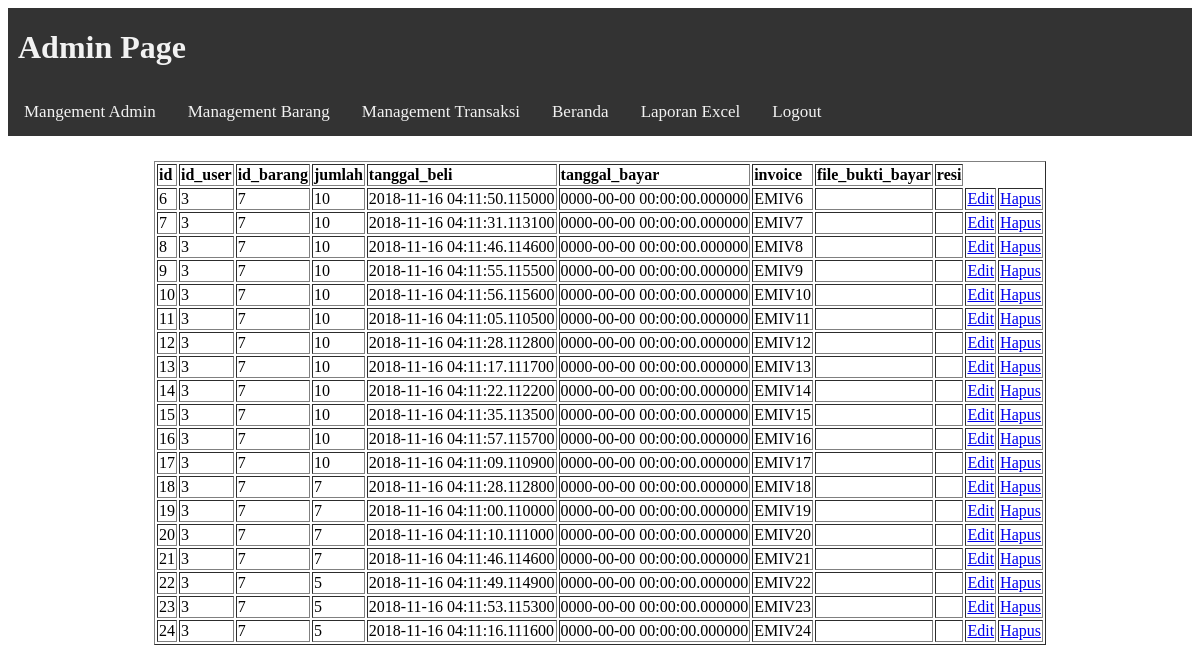
/admin_page.php?pg=mantran (signed in), run on the app's committed database.
### tables this page shows
CREATE TABLE `transaksi` (
  `id` int(11) NOT NULL,
  `id_user` int(11) NOT NULL,
  `id_barang` int(11) NOT NULL,
  `jumlah` int(11) NOT NULL,
  `tanggal_beli` datetime(6) NOT NULL,
  `tanggal_bayar` datetime(6) NOT NULL,
  `invoice` varchar(30) NOT NULL,
  `file_bukti_bayar` varchar(50) NOT NULL,
  `resi` varchar(50) NOT NULL
);

### database.php (called while the page is built, shortened)
<?php
if (!isset($db))
{
	class Database
	{
		private $connection;
		public function __construct($ip="127.0.0.1", $db="emart", $uname="root", $password="")
		{
			$this->connection = mysqli_connect($ip, $uname, $password);
		}
		public function cusq($q)
		{
			return mysqli_query($this->connection, $q);
		}
	public function get_transaksi($id="")
		{
			if (!$id=="")
			{
			$a = $this->cusq( sprintf("select * from transaksi where id='%s'", $id));
			}
			else{
			$a = $this->cusq( sprintf("select * from transaksi"));
			}
			$b = array();
			$i = 0;
			while ($e = mysqli_fetch_row($a))
			{
				$b[$i] = $e;
				$i++;
			}
			return $b;
		}
	}
}
?>

### admin_page.php (the view, shortened to what this page needs)
<?php
include("database.php");
$db = new Database();
?>
<!DOCTYPE html>
<html>
<head>
	<link rel="stylesheet" href="admin_page.css"/>
</head>
<body>
<div class="topnav">
 <h1 style="color: #f2f2f2;margin-left: 10px;">Admin Page</h1>
 <a class="active" href="admin_page.php?pg=manadm">Mangement Admin</a>
 <a class="active" href="admin_page.php?pg=manbar">Management Barang</a>
 <a class="active" href="admin_page.php?pg=mantran">Management Transaksi</a>
 <a class="active" href="index.php">Beranda</a>
 <a class="active" href="laporan_excel.php">Laporan Excel</a>
 <a class="active" href="logout.php">Logout</a>
</div>
<table border='1' style="margin-top: 25px;" align="center">
<?php
if (!isset($_GET["pg"]))
{
	$hal = "manadm";
}
else{
$hal = $_GET["pg"];
}
switch ($hal)
{
	case "mantran":
		$a = $db->get_transaksi();
		$header = array("id", "id_user", "id_barang", "jumlah", "tanggal_beli", "tanggal_bayar", "invoice", "file_bukti_bayar", "resi");
		echo "<tr>";
		foreach ($header as $e)
		{
			printf("<td><b>%s</b></td>", $e);
		}
		echo "</tr>";
		foreach($a as $b)
		{
			echo "<tr>";
			$extra = array(array("Edit", "edit_transaksi.php"), array("Hapus", "hapus_transaksi.php"));
			foreach($b as $c)
			{
				printf("<td>%s</td>", $c);
			}
			foreach($extra as $c)
			{
				printf("<td><a href='%s'>%s</a></td>", $c[1]."?id=".$b[0], $c[0]);
			}
			echo "</tr>";
		}
		break;
}
?>
</table>
</body>
</html>

### admin_page.css (style rules this page uses)
.topnav { overflow: hidden; background-color: #333; }
.topnav a { color: #f2f2f2; text-align: center; text-decoration: none; float: left; padding: 14px 16px; font-size: 17px; }

### data on the page
transaksi: id "6", id_user "3", id_barang "7", jumlah "10", tanggal_beli "2018-11-16 04:11:50.115000", tanggal_bayar "0000-00-00 00:00:00.000000", invoice "EMIV6", c "Edit", c "Hapus"
transaksi: c "7", id_user "3", jumlah "10", tanggal_beli "2018-11-16 04:11:31.113100", tanggal_bayar "0000-00-00 00:00:00.000000", invoice "EMIV7", c "Edit", c "Hapus"
transaksi: id "8", id_user "3", id_barang "7", jumlah "10", tanggal_beli "2018-11-16 04:11:46.114600", tanggal_bayar "0000-00-00 00:00:00.000000", invoice "EMIV8", c "Edit", c "Hapus"
transaksi: id "9", id_user "3", id_barang "7", jumlah "10", tanggal_beli "2018-11-16 04:11:55.115500", tanggal_bayar "0000-00-00 00:00:00.000000", invoice "EMIV9", c "Edit", c "Hapus"
transaksi: c "10", id_user "3", id_barang "7", tanggal_beli "2018-11-16 04:11:56.115600", tanggal_bayar "0000-00-00 00:00:00.000000", invoice "EMIV10", c "Edit", c "Hapus"
transaksi: id "11", id_user "3", id_barang "7", jumlah "10", tanggal_beli "2018-11-16 04:11:05.110500", tanggal_bayar "0000-00-00 00:00:00.000000", invoice "EMIV11", c "Edit", c "Hapus"
transaksi: id "12", id_user "3", id_barang "7", jumlah "10", tanggal_beli "2018-11-16 04:11:28.112800", tanggal_bayar "0000-00-00 00:00:00.000000", invoice "EMIV12", c "Edit", c "Hapus"
transaksi: id "13", id_user "3", id_barang "7", jumlah "10", tanggal_beli "2018-11-16 04:11:17.111700", tanggal_bayar "0000-00-00 00:00:00.000000", invoice "EMIV13", c "Edit", c "Hapus"
transaksi: id "14", id_user "3", id_barang "7", jumlah "10", tanggal_beli "2018-11-16 04:11:22.112200", tanggal_bayar "0000-00-00 00:00:00.000000", invoice "EMIV14", c "Edit", c "Hapus"
transaksi: id "15", id_user "3", id_barang "7", jumlah "10", tanggal_beli "2018-11-16 04:11:35.113500", tanggal_bayar "0000-00-00 00:00:00.000000", invoice "EMIV15", c "Edit", c "Hapus"
transaksi: id "16", id_user "3", id_barang "7", jumlah "10", tanggal_beli "2018-11-16 04:11:57.115700", tanggal_bayar "0000-00-00 00:00:00.000000", invoice "EMIV16", c "Edit", c "Hapus"
transaksi: id "17", id_user "3", id_barang "7", jumlah "10", tanggal_beli "2018-11-16 04:11:09.110900", tanggal_bayar "0000-00-00 00:00:00.000000", invoice "EMIV17", c "Edit", c "Hapus"
transaksi: id "18", id_user "3", c "7", tanggal_beli "2018-11-16 04:11:28.112800", tanggal_bayar "0000-00-00 00:00:00.000000", invoice "EMIV18", c "Edit", c "Hapus"
transaksi: id "19", id_user "3", c "7", tanggal_beli "2018-11-16 04:11:00.110000", tanggal_bayar "0000-00-00 00:00:00.000000", invoice "EMIV19", c "Edit", c "Hapus"
transaksi: id "20", id_user "3", c "7", tanggal_beli "2018-11-16 04:11:10.111000", tanggal_bayar "0000-00-00 00:00:00.000000", invoice "EMIV20", c "Edit", c "Hapus"
transaksi: id "21", id_user "3", c "7", tanggal_beli "2018-11-16 04:11:46.114600", tanggal_bayar "0000-00-00 00:00:00.000000", invoice "EMIV21", c "Edit", c "Hapus"
transaksi: id "22", id_user "3", id_barang "7", jumlah "5", tanggal_beli "2018-11-16 04:11:49.114900", tanggal_bayar "0000-00-00 00:00:00.000000", invoice "EMIV22", c "Edit", c "Hapus"
transaksi: id "23", id_user "3", id_barang "7", jumlah "5", tanggal_beli "2018-11-16 04:11:53.115300", tanggal_bayar "0000-00-00 00:00:00.000000", invoice "EMIV23", c "Edit", c "Hapus"
transaksi: id "24", id_user "3", id_barang "7", jumlah "5", tanggal_beli "2018-11-16 04:11:16.111600", tanggal_bayar "0000-00-00 00:00:00.000000", invoice "EMIV24", c "Edit", c "Hapus"

### other printed values
$e "id"
$e "id_user"
$e "id_barang"
$e "jumlah"
$e "tanggal_beli"
$e "tanggal_bayar"
$e "invoice"
$e "file_bukti_bayar"
$e "resi"
